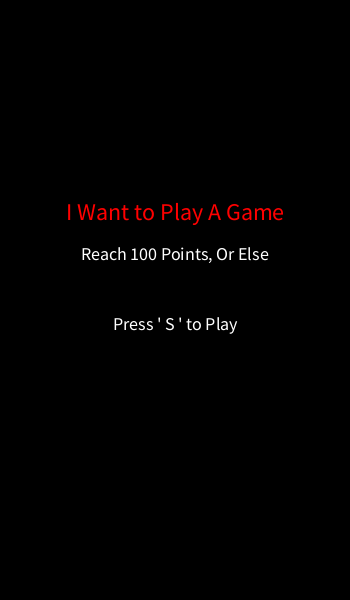
Frame 1 (no input)
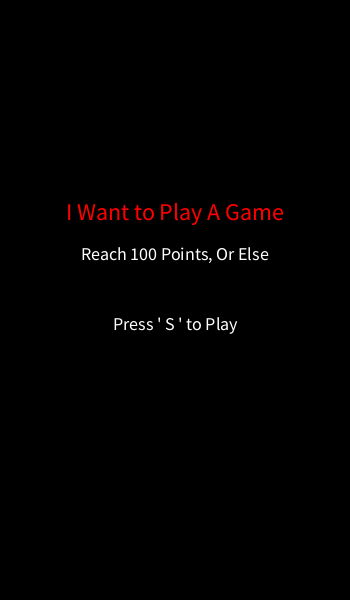
Frame 60 (the mouse pressed at the canvas centre just before this capture)
Frame 120 (the mouse held since frame 60 and released just before this capture): identical to frame 60, image omitted

The Processing sketch that drew these frames (run headless with seeded random() and noise(); from frame 60 on, the mouse is pressed at the canvas centre):

// Processing sketch: A4_advanced_kjkeen
// ── A4_advanced_kjkeen.pde
// Kevin Keen //<>//
// ID: 20720531

float gemX = random(0, 300), // Random Start Placement of Number (1)
      gemY = 75; // Start Location of Number (1)
int score = 0, // Score Counter
    scoreGem = int(random(-30, 30)), // Number For Score (1)
    paddleHits = 0, // Paddle Hits
    gem = int(random(-30, 30)); // Random Number Generator (1)
boolean on = true;

void setup() {
  size(350, 600);
}

void draw() {
  
  background(#000000);
  
  // Starting Screen
  if (on) {
  textAlign(CENTER);
  textSize(24);
  fill(#ff0000);
  text("I Want to Play A Game", 175, 220); // Welcome To Poggers
  textSize(18);
  fill(#ffffff);
  text("Reach 100 Points, Or Else", 175, 260); // Try To Reach 100
  text("Press ' S ' to Play", 175, 330); // Press S To Play
  }
  
  if (key == 's' || key == 'S') {
    
  on = false; // Ends Starting Screen, Starts Game
  
  // Line Divider
  strokeWeight(2);
  stroke(#ffffff);
  line(0, 75, 350, 75);
  
  // Red Slider
  noStroke();
  fill(#ff0000);
  rectMode(CENTER);
  rect(mouseX, 600, 70, 25);
  
  // Start Numbers Falling
  fill(#ffffff);
  textSize(18);
  gemY = random(3,6) + gemY; 
  text(gem, gemX, gemY);
 
  // Score Counter
  textSize(24);
  textAlign(LEFT);
  fill(#ffffff);
  noStroke();
  text("Score:", 40, 35);
  text(score, 120, 35);
  
  // Paddle Hits Counter
  textSize(24);
  fill(#ffffff);
  textAlign(LEFT);
  text("Paddle Hits:", 40, 65);
  text(paddleHits, 185, 65);
  
  // Conditions For Score Count & Paddle Hits
  if (mouseX + 35 >= gemX && mouseX - 35 <= gemX 
  && gemY >= 590) {
    println(score + "+" + gem + " and gemY = " + gemY);
    scoreGem = int(random(-30, 30)); // Randomizing Number
    score += gem; // Add Number to Score Count
    paddleHits += 1; // When number touches paddle, +1
    
    // Activates Short Color Indicator
    fill(#fbdb28);
    rect(mouseX, 600, 70, 25);
  }
  
  // If Past 25 Mark
  if (score >= 25) {
    gemY = 2.5 + gemY; // Numbers Drop Fast
  }
  
  // If Past 50 Mark
  if (score >= 50) {
    gemY = 3.5 + gemY; // Numbers Drop Faster
  }
  
  // If Past 75 Mark
  if (score >= 75) {
    gemY = 4.2 + gemY; // TRY TO CATCH THESE NUMBERS
  }
  
  
  // Recycle Number If It Touches Floor
  if (gemY >= 590) {
  // If Number (1) Passes Out Screen
  gemY = 75;
  gemX = random(0, 280);
  gem = int(random(-30,30));
  gemY = random(3,6) + gemY;
  }
  
  if (score >= 100) { // Stop Looping
  // Game Over Statement
  textAlign(CENTER);
  fill(#ff0000);
  text("Game Over", 175, 250);
  textSize(18);
  fill(#ffffff);
  text("You managed to play", 175, 300);
  text("my game and survive!", 175, 325);
  text("Left-click to play again!", 175, 375);
  stroke(255, 0, 0);
  
  // Red Slider
  noStroke();
  fill(#ff0000);
  rectMode(CENTER);
  rect(mouseX, 600, 70, 25);
  
  // Score Counter
  textSize(24);
  textAlign(LEFT);
  fill(#ff0000);
  noStroke();
  text("Score:", 40, 35);
  text(score, 120, 35);
  
  gemY = -10; // Stop Number From Continuing to Fall Down
    }
  }
}

void mousePressed() {
  
  if (score >= 100) {// Did we win? If so, reset game
  gemY = 75;
  score = 0;
  paddleHits = 0; 
  }  
  
}
